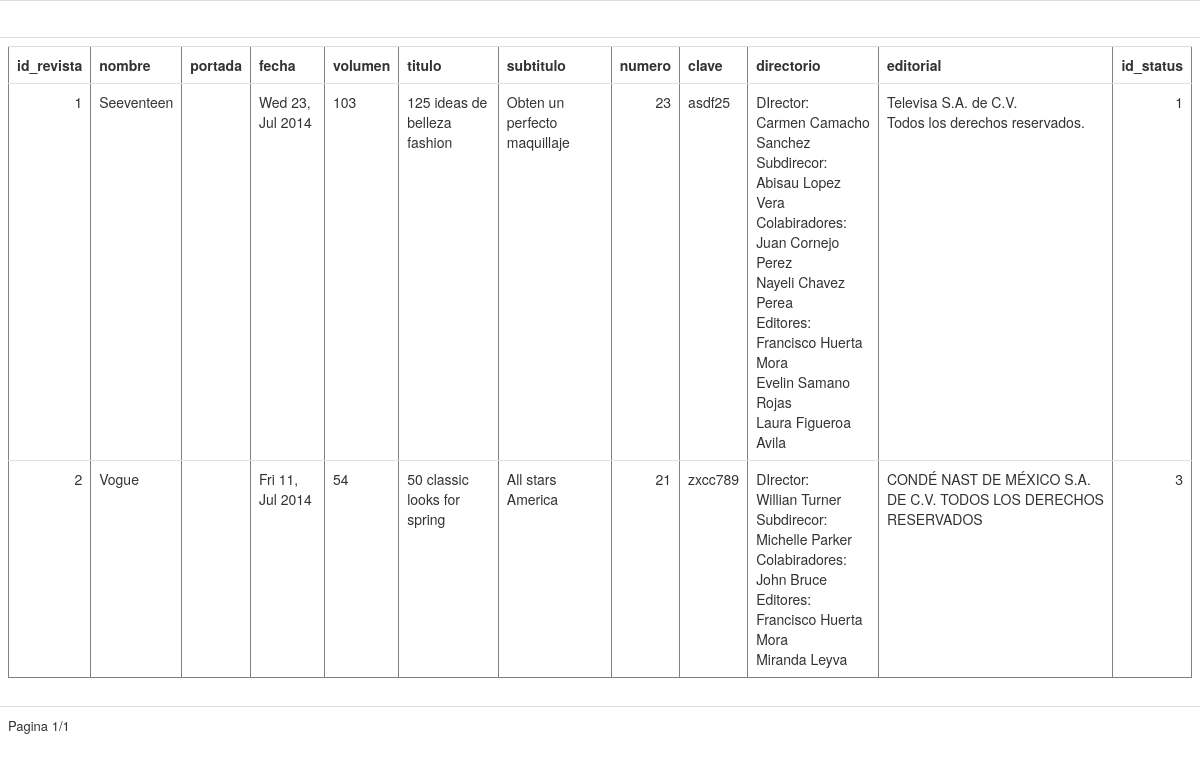
The app's page /views/revista/view_revista.php with its own data.
### tables this page shows
CREATE TABLE IF NOT EXISTS `revista` (
  `id_revista` int(11) NOT NULL AUTO_INCREMENT,
  `nombre` varchar(500) NOT NULL,
  `portada` varchar(100) NOT NULL,
  `fecha` date NOT NULL,
  `volumen` varchar(45) NOT NULL,
  `titulo` varchar(200) DEFAULT NULL,
  `subtitulo` varchar(200) DEFAULT NULL,
  `numero` int(11) DEFAULT NULL,
  `clave` varchar(45) DEFAULT NULL,
  `directorio` longtext,
  `editorial` longtext,
  `id_status` int(11) DEFAULT NULL,
  PRIMARY KEY (`id_revista`),
  KEY `fk_status_revista_idx` (`id_status`)
);

### models/Modelo.php (called while the page is built, shortened)
<?php
class Modelo extends Conexion {
    public $db;
    public function show_grid($select = '*', $where = ' ', $num = '10') {
        $sql = "SELECT " . $select . "
                FROM " . $this->nombre_tabla . "
                " . $where;
        $grid = new ADODB_Pager($this->db, $sql);
        $grid->Render($rows_per_page = $num);
    }
}
?>

### libs/adodb5/drivers/adodb-mysqli.inc.php (called while the page is built, shortened)
<?php
if (! defined("_ADODB_MYSQLI_LAYER")) {
class ADODB_mysqli extends ADOConnection {
	var $clientFlags = 0;
	var $port = false;
	var $socket = false;
	var $optionFlags = array(array(MYSQLI_READ_DEFAULT_GROUP,0));
  	var $multiQuery = false;
	function _connect($argHostname = NULL,
			  $argUsername = NULL,
			  $argPassword = NULL,
			  $argDatabasename = NULL, $persist=false)
	  {
	    $this->_connectionID = @mysqli_init();
		foreach($this->optionFlags as $arr) {
			mysqli_options($this->_connectionID,$arr[0],$arr[1]);
		}
		$ok = mysqli_real_connect($this->_connectionID,
 				    $argHostname,
 				    $argUsername,
 				    $argPassword,
 				    $argDatabasename,
					$this->port,
					$this->socket,
					$this->clientFlags);
		if ($ok) {
	 		if ($argDatabasename)  return $this->SelectDB($argDatabasename);
 			return true;
 	   } else {
			if ($this->debug)
		  		ADOConnection::outp("Could't connect : "  . $this->ErrorMsg());
			$this->_connectionID = null;
			return false;
	   }
	}
	function SelectDB($dbName)
	{
	    if ($this->_connectionID) {
        	$result = @mysqli_select_db($this->_connectionID, $dbName);
			return $result;
		}
	    return false;
	}
	function SelectLimit($sql,
			      $nrows = -1,
			      $offset = -1,
			      $inputarr = false,
			      $secs = 0)
	{
		$offsetStr = ($offset >= 0) ? "$offset," : '';
		if ($secs)
			$rs = $this->CacheExecute($secs, $sql . " LIMIT $offsetStr$nrows" , $inputarr );
		else
			$rs = $this->Execute($sql . " LIMIT $offsetStr$nrows" , $inputarr );
		return $rs;
	}
	function _query($sql, $inputarr)
	{
	global $ADODB_COUNTRECS;
		if ($this->multiQuery) {
			$rs = mysqli_multi_query($this->_connectionID, $sql.';');
			if ($rs) {
				$rs = ($ADODB_COUNTRECS) ? @mysqli_store_result( $this->_connectionID ) : @mysqli_use_result( $this->_connectionID );
				return $rs ? $rs : true;
			}
		} else {
			$rs = mysqli_query($this->_connectionID, $sql, $ADODB_COUNTRECS ? MYSQLI_STORE_RESULT : MYSQLI_USE_RESULT);
			if ($rs) return $rs;
		}
		return false;
	}
}
class ADORecordSet_mysqli extends ADORecordSet{
	function ADORecordSet_mysqli($queryID, $mode = false)
	{
	  if ($mode === false)
	   {
	      global $ADODB_FETCH_MODE;
	      $mode = $ADODB_FETCH_MODE;
	   }
	  switch ($mode)
	    {
	    case ADODB_FETCH_DEFAULT:
	    case ADODB_FETCH_BOTH:
	    default:
	      $this->fetchMode = MYSQLI_BOTH;
	      break;
	    }
	}
	function _initrs()
	{
		$this->_numOfFields = @mysqli_num_fields($this->_queryID);
	}
	function FetchField($fieldOffset = -1)
	{
		$fieldnr = $fieldOffset;
		$o = @mysqli_fetch_field($this->_queryID);
		$o->primary_key = $o->flags & MYSQLI_PRI_KEY_FLAG;
		$o->not_null = $o->flags & MYSQLI_NOT_NULL_FLAG;
		$o->auto_increment = $o->flags & MYSQLI_AUTO_INCREMENT_FLAG;
		$o->binary = $o->flags & MYSQLI_BINARY_FLAG;
		$o->unsigned = $o->flags & MYSQLI_UNSIGNED_FLAG;
		return $o;
	}
	function MoveNext()
	{
		$this->fields = @mysqli_fetch_array($this->_queryID,$this->fetchMode);
		if (is_array($this->fields)) return true;
		return false;
	}
	function _fetch()
	{
		$this->fields = mysqli_fetch_array($this->_queryID,$this->fetchMode);
	  	return is_array($this->fields);
	}
	function _close()
	{
	  	$this->_queryID = false;
	}
	function MetaType($t, $len = -1, $fieldobj = false)
	{
		 $len = -1;
		 switch (strtoupper($t)) {
		 case 'STRING':
		 case 'CHAR':
		 case 'VARCHAR':
		 case 'TINYBLOB':
		 case 'TINYTEXT':
		 case 'ENUM':
		 case 'SET':
		case MYSQLI_TYPE_TINY_BLOB :
		case MYSQLI_TYPE_STRING :
		case MYSQLI_TYPE_ENUM :
		case MYSQLI_TYPE_SET :
		case 253 :
		   if ($len <= $this->blobSize) return 'C';
		case 'IMAGE':
		case 'LONGBLOB':
		case 'BLOB':
		case 'MEDIUMBLOB':
		case MYSQLI_TYPE_BLOB :
		case MYSQLI_TYPE_LONG_BLOB :
		case MYSQLI_TYPE_MEDIUM_BLOB :
		   return !empty($fieldobj->binary) ? 'B' : 'X';
		case 'YEAR':
		case 'DATE':
		case MYSQLI_TYPE_DATE :
		case MYSQLI_TYPE_YEAR :
		   return 'D';
		case 'INT':
		case 'INTEGER':
		case 'BIGINT':
		case 'TINYINT':
		case 'MEDIUMINT':
		case 'SMALLINT':
		case MYSQLI_TYPE_INT24 :
		case MYSQLI_TYPE_LONG :
		case MYSQLI_TYPE_LONGLONG :
		case MYSQLI_TYPE_SHORT :
		case MYSQLI_TYPE_TINY :
		   return 'I';
		}
	}
}
}
?>

### libs/adodb5/adodb.inc.php (called while the page is built, shortened)
<?php
 if (!defined('_ADODB_LAYER')) {
	class ADOConnection {
	var $debug = false;
	var $true = '1';
	var $false = '0';
	var $pageExecuteCountRows = true;
	var $fetchMode=false;
	var $bulkBind = false;
	var $_queryID = false;
	var $_bindInputArray = false;
	function Execute($sql,$inputarr=false)
	{
		if ($inputarr) {
			if (!is_array($inputarr)) $inputarr = array($inputarr);
			$element0 = reset($inputarr);
			$array_2d = $this->bulkBind && is_array($element0) && !is_object(reset($element0));
			unset($element0);
			if (!is_array($sql) && !$this->_bindInputArray) {
				$sqlarr = explode('?',$sql);
				$nparams = sizeof($sqlarr)-1;
				if (!$array_2d) $inputarr = array($inputarr);
				foreach($inputarr as $arr) {
					$sql = ''; $i = 0;
					while(list(, $v) = each($arr)) {
						$sql .= $sqlarr[$i];
						$typ = gettype($v);
						if ($typ == 'string')
							$sql .= $this->qstr($v);
						else if ($typ == 'double')
							$sql .= str_replace(',','.',$v);
						else if ($typ == 'boolean')
							$sql .= $v ? $this->true : $this->false;
						else if ($typ == 'object') {
							if (method_exists($v, '__toString')) $sql .= $this->qstr($v->__toString());
							else $sql .= $this->qstr((string) $v);
						} else if ($v === null)
							$sql .= 'NULL';
						else
							$sql .= $v;
						$i += 1;
						if ($i == $nparams) break;
					}
					if (isset($sqlarr[$i])) {
						$sql .= $sqlarr[$i];
						if ($i+1 != sizeof($sqlarr)) $this->outp_throw( "Input Array does not match ?: ".htmlspecialchars($sql),'Execute');
					} else if ($i != sizeof($sqlarr))
						$this->outp_throw( "Input array does not match ?: ".htmlspecialchars($sql),'Execute');
					$ret = $this->_Execute($sql);
					if (!$ret) return $ret;
				}
			} else {
				if ($array_2d) {
					if (is_string($sql))
						$stmt = $this->Prepare($sql);
					else
						$stmt = $sql;
					foreach($inputarr as $arr) {
						$ret = $this->_Execute($stmt,$arr);
						if (!$ret) return $ret;
					}
				} else {
					$ret = $this->_Execute($sql,$inputarr);
				}
			}
		} else {
			$ret = $this->_Execute($sql,false);
		}
		return $ret;
	}
	function _Execute($sql,$inputarr=false)
	{
		if ($this->debug) {
			global $ADODB_INCLUDED_LIB;
			if (empty($ADODB_INCLUDED_LIB)) include(ADODB_DIR.'/adodb-lib.inc.php');
			$this->_queryID = _adodb_debug_execute($this, $sql,$inputarr);
		} else {
			$this->_queryID = @$this->_query($sql,$inputarr);
		}
		$rs = new $rsclass($this->_queryID,$this->fetchMode);
		$rs->connection = $this;
		$rs->Init();
		if (is_array($sql)) $rs->sql = $sql[0];
		else $rs->sql = $sql;
		return $rs;
	}
	static function UnixDate($v)
	{
		if (!preg_match( "|^([0-9]{4})[-/\.]?([0-9]{1,2})[-/\.]?([0-9]{1,2})|",
			($v), $rr)) return false;
		return @adodb_mktime(0,0,0,$rr[2],$rr[3],$rr[1]);
	}
	function PageExecute($sql, $nrows, $page, $inputarr=false, $secs2cache=0)
	{
		if ($this->pageExecuteCountRows) $rs = _adodb_pageexecute_all_rows($this, $sql, $nrows, $page, $inputarr, $secs2cache);
		else $rs = _adodb_pageexecute_no_last_page($this, $sql, $nrows, $page, $inputarr, $secs2cache);
		return $rs;
	}
}
	if (!defined('ADODB_DATE_VERSION')) include(ADODB_DIR.'/adodb-time.inc.php');
	class ADORecordSet implements IteratorAggregate {
	var $_numOfFields = -1;
	function ADORecordSet($queryID)
	{
		$this->_queryID = $queryID;
	}
	function UserDate($v,$fmt='Y-m-d')
	{
		$tt = $this->UnixDate($v);
		return adodb_date($fmt,$tt);
	}
	static function UnixDate($v)
	{
		return ADOConnection::UnixDate($v);
	}
	function FieldCount() {return $this->_numOfFields;}
}
}
?>

### libs/adodb5/adodb-lib.inc.php (called while the page is built, shortened)
<?php
function adodb_strip_order_by($sql)
{
	return $sql;
 }
function _adodb_getcount(&$zthis, $sql,$inputarr=false,$secs2cache=0)
{
	$qryRecs = 0;
	 if (!empty($zthis->_nestedSQL) || preg_match("/^\s*SELECT\s+DISTINCT/is", $sql) ||
	 	preg_match('/\s+GROUP\s+BY\s+/is',$sql) ||
		preg_match('/\s+UNION\s+/is',$sql)) {
		$rewritesql = adodb_strip_order_by($sql);
		if ($zthis->dataProvider == 'oci8') {
			if (preg_match('#/\\*+.*?\\*\\/#', $sql, $hint)) {
				$rewritesql = "SELECT ".$hint[0]." COUNT(*) FROM (".$rewritesql.")";
			} else
				$rewritesql = "SELECT COUNT(*) FROM (".$rewritesql.")";
		} else if (strncmp($zthis->databaseType,'postgres',8) == 0 || strncmp($zthis->databaseType,'mysql',5) == 0)  {
			$rewritesql = "SELECT COUNT(*) FROM ($rewritesql) _ADODB_ALIAS_";
		} else {
			$rewritesql = "SELECT COUNT(*) FROM ($rewritesql)";
		}
	} else {
		$rewritesql = preg_replace(
					'/^\s*SELECT\s.*\s+FROM\s/Uis','SELECT COUNT(*) FROM ',$sql);
		$rewritesql = adodb_strip_order_by($rewritesql);
	}
	if (isset($rewritesql) && $rewritesql != $sql) {
		if ($secs2cache) {
			$qryRecs = $zthis->CacheGetOne($secs2cache/2,$rewritesql,$inputarr);
		} else {
			$qryRecs = $zthis->GetOne($rewritesql,$inputarr);
	  	}
		if ($qryRecs !== false) return $qryRecs;
	}
	return $qryRecs;
}
function _adodb_pageexecute_all_rows(&$zthis, $sql, $nrows, $page,
						$inputarr=false, $secs2cache=0)
{
	$atfirstpage = false;
	$atlastpage = false;
	$qryRecs = _adodb_getcount($zthis,$sql,$inputarr,$secs2cache);
	$lastpageno = (int) ceil($qryRecs / $nrows);
	$zthis->_maxRecordCount = $qryRecs;
	if ($page >= $lastpageno) {
		$page = $lastpageno;
		$atlastpage = true;
	}
	if (empty($page) || $page <= 1) {
		$page = 1;
		$atfirstpage = true;
	}
	$offset = $nrows * ($page-1);
	if ($secs2cache > 0)
		$rsreturn = $zthis->CacheSelectLimit($secs2cache, $sql, $nrows, $offset, $inputarr);
	else
		$rsreturn = $zthis->SelectLimit($sql, $nrows, $offset, $inputarr, $secs2cache);
	if ($rsreturn) {
		$rsreturn->_maxRecordCount = $qryRecs;
		$rsreturn->rowsPerPage = $nrows;
		$rsreturn->AbsolutePage($page);
		$rsreturn->AtFirstPage($atfirstpage);
		$rsreturn->AtLastPage($atlastpage);
		$rsreturn->LastPageNo($lastpageno);
	}
	return $rsreturn;
}
?>

### libs/adodb5/adodb-time.inc.php (called while the page is built, shortened)
<?php
function adodb_date($fmt,$d=false,$is_gmt=false)
{
static $daylight;
static $jan1_1971;
	if (!isset($daylight)) {
		if (empty($jan1_1971)) $jan1_1971 = mktime(0,0,0,1,1,1971);
	}
	if (!defined('ADODB_TEST_DATES')) {
		if ((abs($d) <= 0x7FFFFFFF)) {
			if (!defined('ADODB_NO_NEGATIVE_TS') || $d >= $jan1_1971)
				return ($is_gmt)? @gmdate($fmt,$d): @date($fmt,$d);
		}
	}
	$dates = '';
	return $dates;
}
function adodb_mktime($hr,$min,$sec,$mon=false,$day=false,$year=false,$is_dst=false,$is_gmt=false)
{
	if (!defined('ADODB_TEST_DATES')) {
		$usephpfns = (1970 < $year && $year < 2038
			|| !defined('ADODB_NO_NEGATIVE_TS') && (1901 < $year && $year < 2038)
			);
		if ($usephpfns) {
				return $is_gmt ?
					@gmmktime($hr,$min,$sec,$mon,$day,$year):
					@mktime($hr,$min,$sec,$mon,$day,$year);
		}
	}
	return $ret;
}
?>

### libs/adodb5/tohtml.inc.php (the view, shortened to what this page needs)
<?php
function rs2html(&$rs,$ztabhtml=false,$zheaderarray=false,$htmlspecialchars=true,$echo = true)
{
$s ='';$rows=0;$docnt = false;
	$typearr = array();
	$ncols = $rs->FieldCount();
	$hdr = "<TABLE COLS=$ncols $ztabhtml><tr>\n\n";
	for ($i=0; $i < $ncols; $i++) {
		$field = $rs->FetchField($i);
		if ($field) {
			if ($zheaderarray) $fname = $zheaderarray[$i];
			else $fname = htmlspecialchars($field->name);
			$typearr[$i] = $rs->MetaType($field->type,$field->max_length);
		} else {
			$fname = 'Field '.($i+1);
			$typearr[$i] = 'C';
		}
		$hdr .= "<TH>$fname</TH>";
	}
	$hdr .= "\n</tr>";
	if ($echo) print $hdr."\n\n";
	else $html = $hdr;
	$numoffset = isset($rs->fields[0]) ||isset($rs->fields[1]) || isset($rs->fields[2]);
	while (!$rs->EOF) {
		$s .= "<TR valign=top>\n";
		for ($i=0; $i < $ncols; $i++) {
			if ($i===0) $v=($numoffset) ? $rs->fields[0] : reset($rs->fields);
			else $v = ($numoffset) ? $rs->fields[$i] : next($rs->fields);
			$type = $typearr[$i];
			switch($type) {
			case 'D':
				if (strpos($v,':') !== false);
				else {
					if (empty($v)) {
					$s .= "<TD> &nbsp; </TD>\n";
					} else {
						$s .= "	<TD>".$rs->UserDate($v,"D d, M Y") ."</TD>\n";
					}
					break;
				}
			case 'I':
				$vv = stripslashes((trim($v)));
				$s .= "	<TD align=right>".$vv ."</TD>\n";
			break;
			default:
				if ($htmlspecialchars) $v = htmlspecialchars(trim($v));
				$v = trim($v);
				if (strlen($v) == 0) $v = '&nbsp;';
				$s .= "	<TD>". str_replace("\n",'<br>',stripslashes($v)) ."</TD>\n";
			}
		}
		$s .= "</TR>\n\n";
		$rows += 1;
		$rs->MoveNext();
	}
	if ($echo) print $s."</TABLE>\n\n";
	else $html .= $s."</TABLE>\n\n";
	return ($echo) ? $rows : $html;
 }
?>

### records on screen
revista: id_revista "1", nombre "Seeventeen", $rs->UserDate($v,"D d, M Y") "Wed 23, Jul 2014", volumen "103", titulo "125 ideas de belleza fashion", subtitulo "Obten un perfecto maquillaje", numero "23", clave "asdf25", directorio "DIrector: Carmen Camacho Sanchez Subdirecor: Abisau Lopez Vera Colabiradores: Juan Cornejo Perez Nayeli Chavez Perea Editores: Francisco Huerta Mora Evelin Samano Rojas Laura Figueroa Avila", editorial "Televisa S.A. de C.V. Todos los derechos reservados.", id_status "1"
revista: id_revista "2", nombre "Vogue", fecha "Fri 11, Jul 2014", volumen "54", titulo "50 classic looks for spring", subtitulo "All stars America", numero "21", clave "zxcc789", directorio "DIrector: Willian Turner Subdirecor: Michelle Parker Colabiradores: John Bruce Editores: Francisco Huerta Mora Miranda Leyva", editorial "CONDÉ NAST DE MÉXICO S.A. DE C.V. TODOS LOS DERECHOS RESERVADOS", id_status "3"

### other values on screen
$fname "id_revista"
$fname "nombre"
$fname "portada"
$fname "fecha"
$fname "volumen"
$fname "titulo"
$fname "subtitulo"
$fname "numero"
$fname "clave"
$fname "directorio"
$fname "editorial"
$fname "id_status"
$this->page "Pagina"
$this->curr_page "1"
$lastPage "1"
